Frame 1 (no input): blank canvas, image omitted
Frame 60 (no input): blank canvas, image omitted
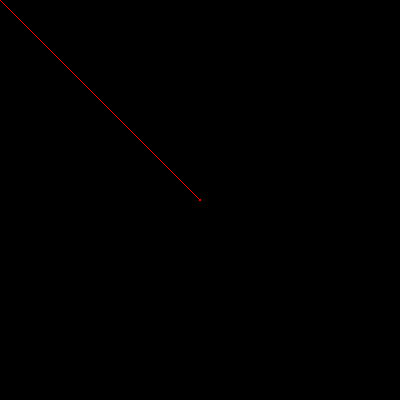
Frame 120 (the mouse pressed at the canvas centre since frame 60)

The p5.js sketch whose frames 1 and 60 were blank and that drew this single picture after the mouse press (run headless with seeded random() and noise() and a simulated clock; from frame 60 on, the mouse is pressed at the canvas centre):

// p5.js sketch
// ── sketch.js
function setup() {
  createCanvas(400, 400);
  background(0);
}

function draw() {
  var mouseSpeed = Math.abs(mouseX - pmouseX);
  stroke(255, 0, 0);
  strokeWeight(1);
  // I am drawing line here. :)

  if ( mouseIsPressed ) {
    line(mouseX, mouseY, pmouseX, pmouseY);
  }

  if ( keyIsPressed ) {
    background (0);
  }

  // var myName = "ihavehairyknees"

  /*  noStroke();
  fill(mouseX);
  ellipse (width/2, height/2, mouseX, mouseY); */

}
